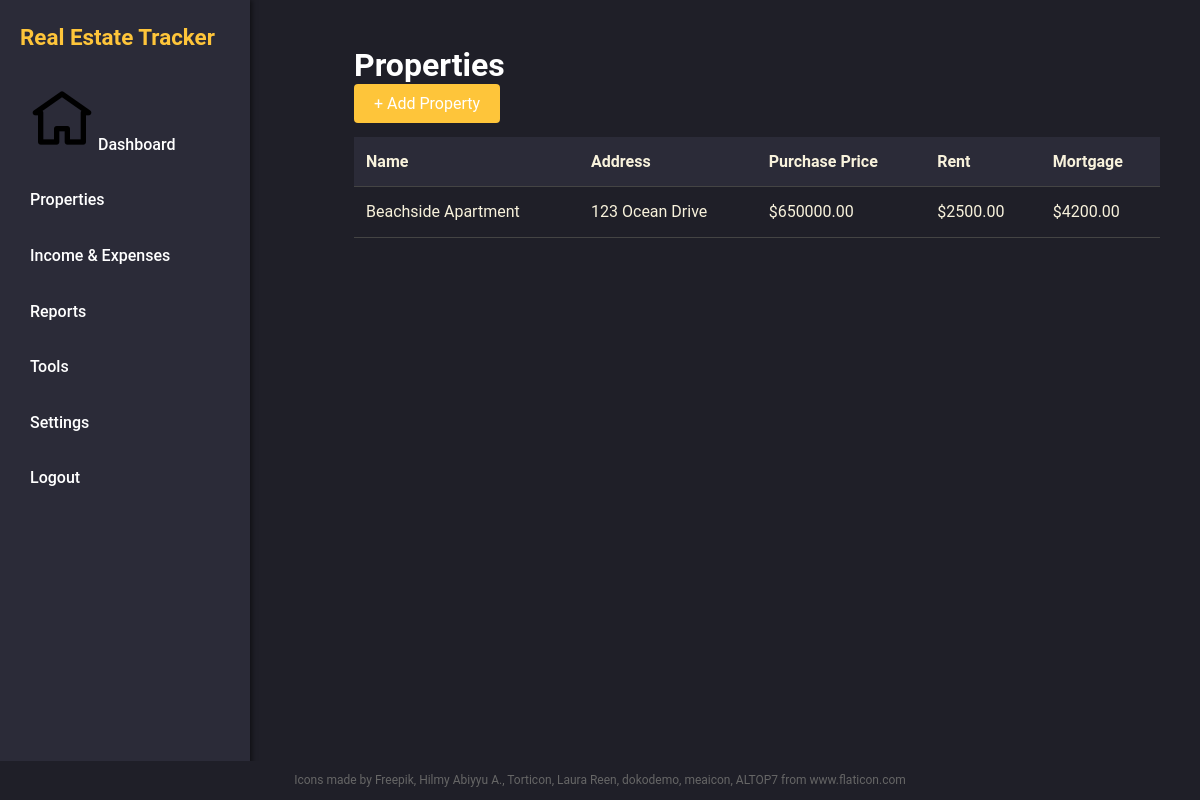
Before: /properties/ with the older database file.
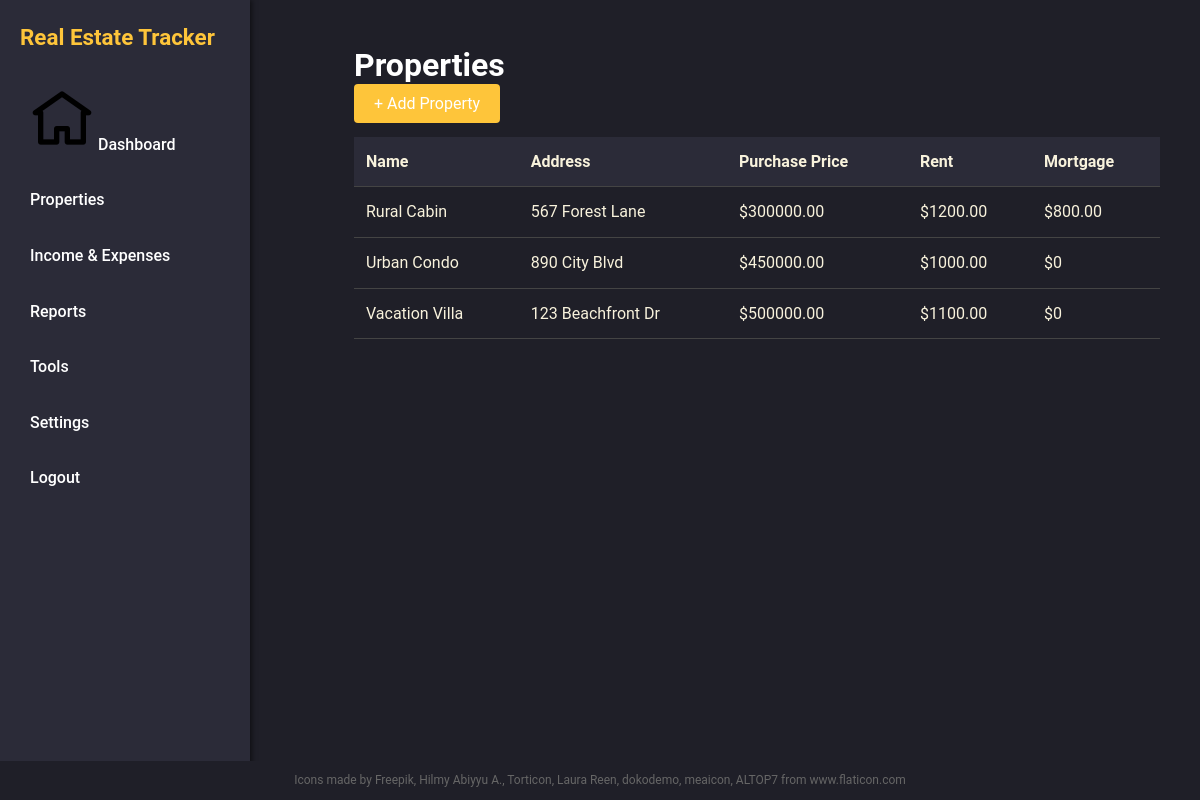
After: the same page with the newer database file.
### core/models.py (models this page shows)
class Property(models.Model):
    name = models.CharField(max_length=100)
    address = models.TextField()
    purchase_date = models.DateField()
    purchase_price = models.DecimalField(max_digits=12, decimal_places=2)
    current_value = models.DecimalField(max_digits=12, decimal_places=2, null=True, blank=True)

### core/views.py (the view)
# urls.py: path('properties/', views.properties_view, name='properties'),
def properties_view(request):
    properties = Property.objects.all()
    property_list = []
    for prop in properties:
        rent = sum(
            i.amount for i in Income.objects.filter(
                property=prop,
                description="Rental Income"
            )
        ) or 0  # Default to 0 if no income
        mortgage = sum(
            e.amount for e in Expense.objects.filter(
                property=prop,
                category="Mortgage"
            )
        ) or 0  # Default to 0 if no expense
        property_list.append({
            'name': prop.name,
            'address': prop.address,
            'purchase_price': prop.purchase_price,
            'rent': rent,
            'mortgage': mortgage
        })
    return render(request, 'properties.html', {'properties': property_list})

### core/templates/properties.html
{% extends "base.html" %}
{% block content %}
<div class="properties-page">
    <h1>Properties</h1>
    <div class="actions">
        <a href="{% url 'add_property' %}" class="btn btn-primary">+ Add Property</a>
    </div>
    <table class="property-table">
        <thead>
            <tr>
                <th>Name</th>
                <th>Address</th>
                <th>Purchase Price</th>
                <th>Rent</th>
                <th>Mortgage</th>
            </tr>
        </thead>
        <tbody>
            {% for prop in properties %}
                <tr>
                    <td>{{ prop.name }}</td>
                    <td>{{ prop.address }}</td>
                    <td>${{ prop.purchase_price }}</td>
                    <td>${{ prop.rent }}</td>
                    <td>${{ prop.mortgage }}</td>
                </tr>
            {% empty %}
                <tr>
                    <td colspan="5" style="text-align: center;">No properties found.</td>
                </tr>
            {% endfor %}
        </tbody>
    </table>
</div>
{% endblock %}

Changed rows visible on the page:
removed Property: name "Beachside Apartment", address "123 Ocean Drive", purchase_price "650000.00"
added Property: name "Rural Cabin", address "567 Forest Lane", purchase_price "300000.00"
added Property: name "Urban Condo", address "890 City Blvd", purchase_price "450000.00"
added Property: name "Vacation Villa", address "123 Beachfront Dr", purchase_price "500000.00"
Other visible differences:
new list line: "$ $ 1200.00 $ 800.00"
new list line: "$ $ 1000.00 $ 0"
new list line: "$ $ 1100.00 $ 0"
list line gone: "$ $ 2500.00 $ 4200.00"
